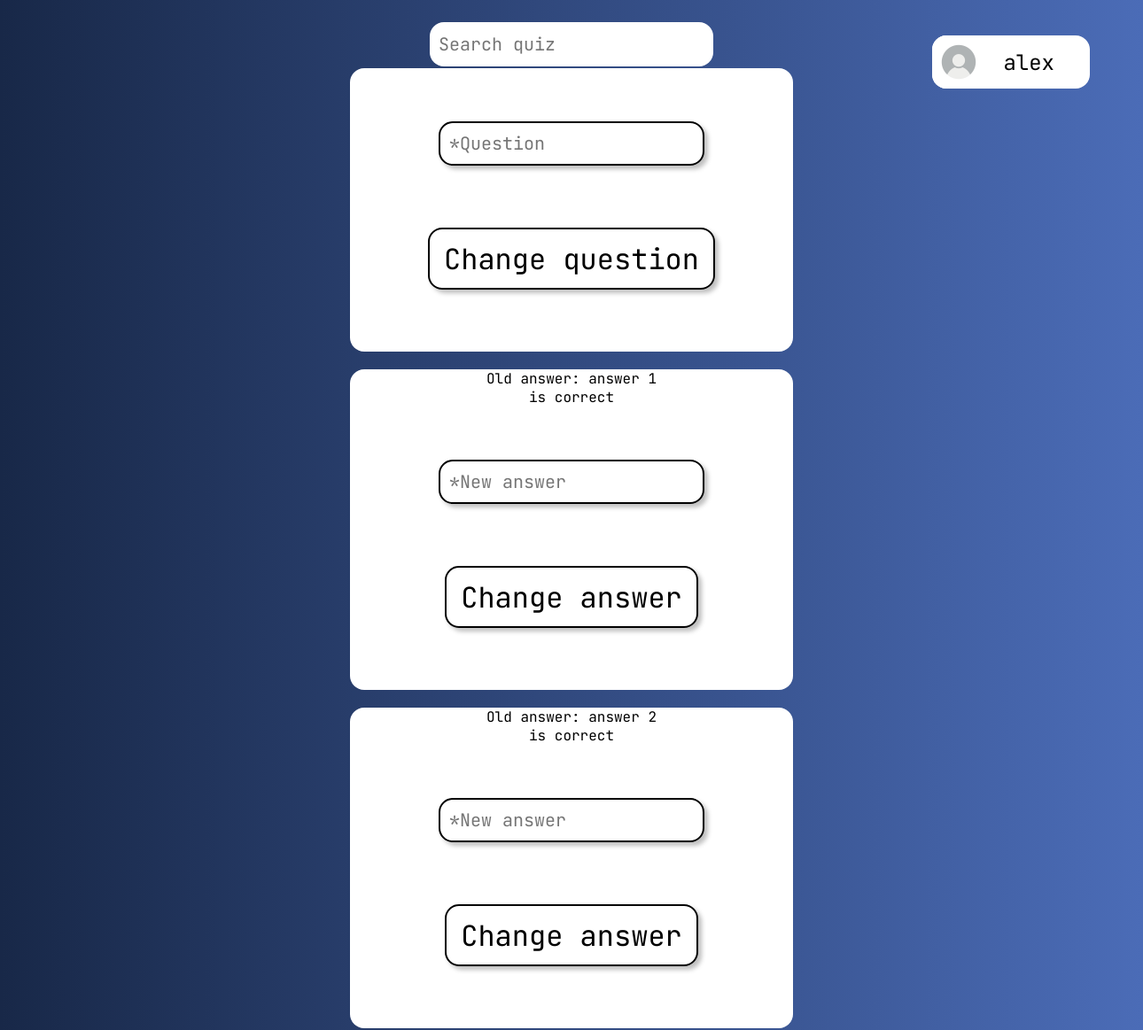
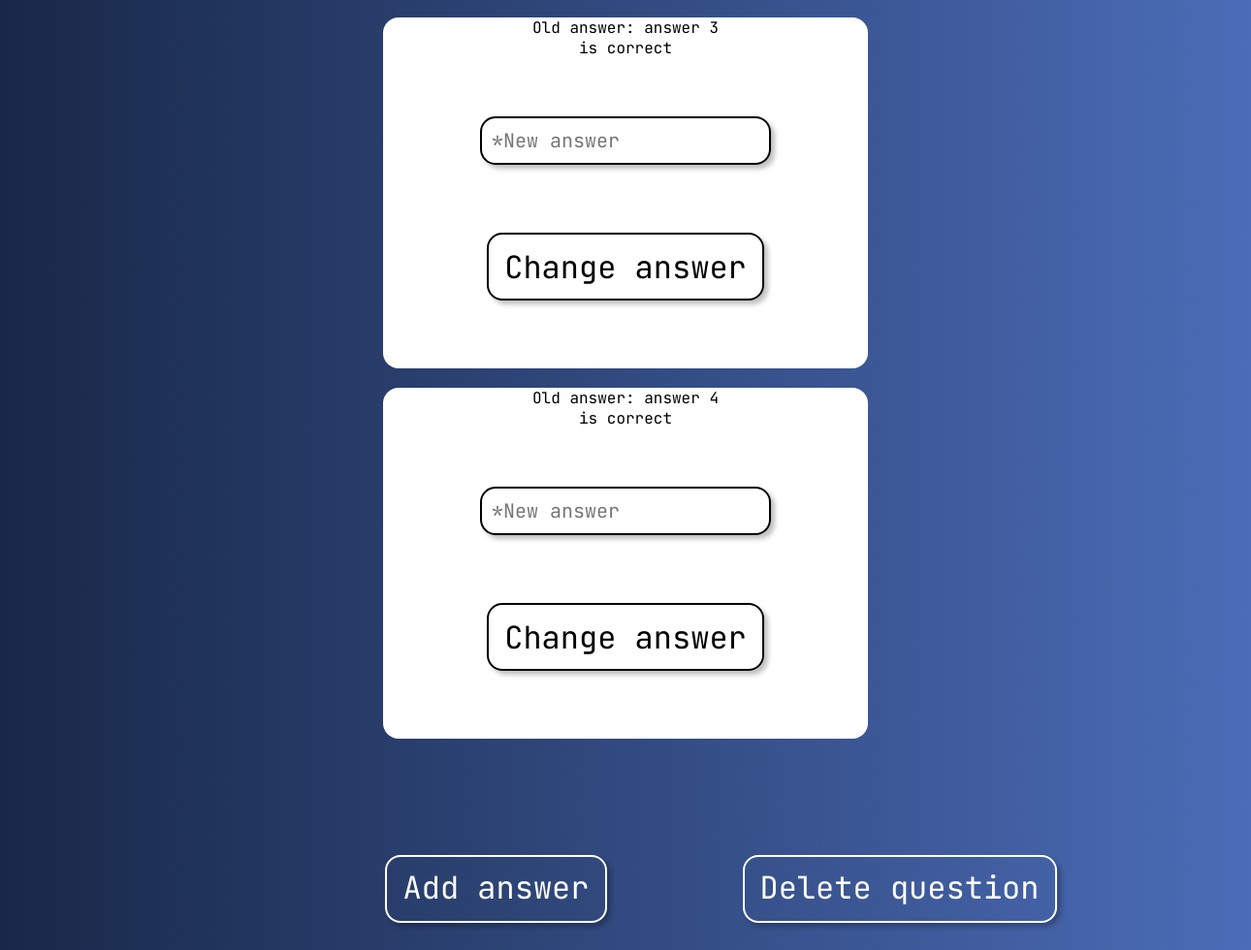
Page /quiz/1/change/question/2 (signed in) on the committed database (2 pictures, top to bottom).
### quiz_app/models.py (models this page shows, shortened)
class Answer(models.Model):
    id = models.AutoField(primary_key=True)
    question = models.ForeignKey(Question, on_delete=models.CASCADE)
    content = models.TextField(blank=True, null=True)
    content_image = models.ImageField(upload_to='answer_images/', blank=True, null=True)
    is_correct = models.BooleanField(default=False)
    class Meta:
        verbose_name_plural = "Answers"

### quiz_app/views.py (the view, shortened to what this page needs)
# urls.py: path("quiz/<int:quiz_id>/change/question/<int:question_id>", quiz_change_question, name="quiz_change_question"),
@login_required(login_url='login')
def quiz_change_question(request, quiz_id, question_id):
    quiz = get_object_or_404(Quiz, pk=quiz_id)
    question = get_object_or_404(Question, pk=question_id)
    answers = Answer.objects.filter(question=question)
    form_question = CreateQuestionForm(request.POST or None, request.FILES or None, instance=question)
    form_answer = CreateAnswerForm(request.POST or None, request.FILES or None)
    context = {'quiz': quiz, 'question': question, 'answers': answers, 'form_question': form_question, 'form_answer': form_answer}
    return render(request, 'quiz_app/quiz/quiz_change_question.html', context)

### quiz_app/forms.py
class CreateQuestionForm(forms.ModelForm):
    class Meta:
        model = Question
        fields = ['content', 'content_image']
    def __init__(self, *args, **kwargs):
        super(CreateQuestionForm, self).__init__(*args, **kwargs)
        self.fields['content_image'].required = False

class CreateAnswerForm(forms.ModelForm):
    class Meta:
        model = Answer
        fields = ['content', 'content_image', 'is_correct']
    def __init__(self, *args, **kwargs):
        super(CreateAnswerForm, self).__init__(*args, **kwargs)
        self.fields['content_image'].required = False
        self.fields['is_correct'].required = False

### quiz_app/templates/quiz_app/quiz/quiz_change_question.html (shortened to what this page needs)
{% extends 'quiz_app/base.html' %}
{% load static %}
{% block styles %}
    <link rel="stylesheet" href="{% static 'quiz_app/css/quiz.css' %}">
{% endblock %}
{% block content %}
<div class="question-change">
    <form class="form" method="POST" enctype="multipart/form-data" name="form-question">
            <input class="quiz-input create-quiz-input" type="text" name="question-content" placeholder="*Question">
            <button class="quiz-btn" type="submit">Change question</button>
    </form>
    {% for answer in answers %}
        <form class="form" method="POST" enctype="multipart/form-data" name="form-answer">
            <p>Old answer: {{answer.content}}</p>
            {% if answer.is_correct %}
                <p>is correct</p>
            {% endif %}
            <input class="quiz-input create-quiz-input" name="answer-contnet" type="text" placeholder="*New answer">
            <button class="quiz-btn" type="submit">Change answer</button>
        </form>
    {% endfor %}
</div>
<div class="answer-add-div">
    <a href="{% url 'quiz_add_answer' quiz_id=quiz.id question_id=question.id %}" class="quiz-btn add-answer">Add answer</a>
    <a href="{% url 'quiz_question_delete' quiz_id=quiz.id question_id=question.id %}" class="quiz-btn add-answer">Delete question</a>
</div>
{% endblock %}

### quiz_app/templates/quiz_app/base.html (shortened to what this page needs)
<!DOCTYPE html>
{% load static %}
<html lang="en">
<head>
    <link rel="stylesheet" href="{% static 'quiz_app/css/base.css' %}">
    {% block styles %}{% endblock %}
</head>
<body>
{% if request.user.is_authenticated %}
    <a href="{% url 'user' pk=request.user.pk %}" class="user">
        {% if request.user.userprofile.avatar %}
            <img src="{{request.user.userprofile.avatar.url}}" alt="" class="user-img">
        {% else %}
            <img src="/media/site/user_avatar.jpg" alt="" class="user-img">
        {% endif %}
        <p class="user-name">{{request.user.username}}</p>
    </a>
{% else %}
    <div class="user user-login">
        <a href="{% url 'login' %}">Login</a>
        <a href="{% url 'sign_up' %}">Sign up</a>
    </div>
{% endif %}
<div class="search-bar">
    <form class="search-bar-form" method="GET" action="{% url 'search' %}">
        <input class="form-input" type="text" placeholder="Search quiz" name="q">
    </form>
</div>
<div class="container">
    {% block content %}
    {% endblock %}
</div>
</body>
</html>

### quiz_app/static/quiz_app/css/base.css (style rules this page uses)
body { font-family: "JetBrains Mono", monospace; font-optical-sizing: auto; font-weight: 400; font-style: normal; background: #4b6cb7; background: -webkit-linear-gradient(to right, #182848, #4b6cb7); background: linear-gradient(to right, #182848, #4b6cb7); }
.container { margin: 0 auto; padding-top: 6%; padding-bottom: 4%; width: 70%; height: fit-content; min-height: 100dvh; }
.user { width: fit-content; height: 60px; background-color: #fff; border-radius: 16px; position: fixed; display: flex; align-items: center; top: 40px; right: 60px; }
.user-img { height: 60px; width: 60px; border-radius: 16px; }
.user-name { margin: 0 40px 0 20px; font-size: 24px; }
.search-bar { width: 320px; height: 50px; background-color: #fff; border-radius: 16px; position: fixed; right: 50%; transform: translate(50%, 50%); }
.search-bar-form, .form-input { width: 100%; height: 50px; }
.form-input { padding: 10px; font-size: 20px; }
.form-input::placeholder { font-size: 20px; }

### quiz_app/static/quiz_app/css/quiz.css (style rules this page uses)
.form { display: flex; flex-direction: column; align-items: center; margin: 0 auto; width: 500px; height: fit-content; border-radius: 16px; background-color: #fff; margin-bottom: 20px; }
.quiz-input { margin-top: 100px; padding: 0 10px; width: 300px; height: 50px; border-radius: 16px; border: 2px solid #000000; box-shadow: 4px 4px 5px rgba(0, 0, 0, 0.25) ; }
.create-quiz-input { margin-top: 60px !important; }
.quiz-input::placeholder, .quiz-input { font-size: 20px; }
.quiz-btn { padding: 10px 16px; margin: 70px; min-width: 160px; min-height: 70px; width: fit-content; height: fit-content; border-radius: 16px; border: 2px solid #000000; box-shadow: 4px 4px 5px rgba(0, 0, 0, 0.25) ; font-size: 32px; }
.question-change { margin-bottom: 50px; }
.answer-add-div { margin: 0 auto; width: 1100px; display: flex; justify-content: center; }
.add-answer { padding: 10px 16px; min-width: 160px; min-height: 70px; width: fit-content; height: fit-content; border-radius: 16px; box-shadow: 4px 4px 5px rgba(0, 0, 0, 0.25) ; font-size: 32px; color: #fff !important; border: 2px solid #fff; }

### rows in the picture
Answer: content "answer 1", is_correct "is correct"
Answer: content "answer 2", is_correct "is correct"
Answer: content "answer 3", is_correct "is correct"
Answer: content "answer 4", is_correct "is correct"

### other values in the picture
{{ request.user.username }} "alex"
